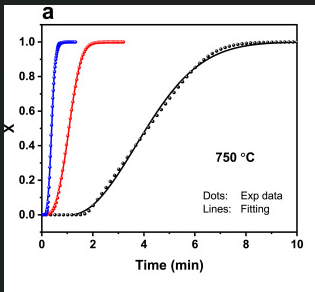
#> input picture images/test_graph.png, 315 x 292 px, found by its file name
$ python crop_knee.py
#> lines starting #> are read from the running program, lines starting #| are printed output that depends on the picture
import cv2, os, sys
sys.path.insert(0, os.path.abspath('.'))
import numpy as np

img = cv2.imread('images/test_graph.png')
#> img is the input picture: shape (292, 315, 3); mean B, G, R 236.6, 235.6, 236.7
# Let's crop the knee region of the black curve where it transitions from y=0 to rising:
# x from 40 to 120, y from 160 to 220
knee_crop = img[160:225, 40:120]
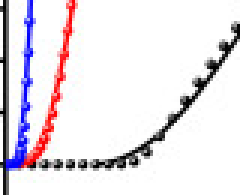
#> knee_crop: shape (65, 80, 3) (shown 3 times larger); mean B, G, R 232.6, 226.9, 232.8
cv2.imwrite('scratch/knee_crop.png', knee_crop)

# Let's also crop the entire black curve:
black_crop = img[35:225, 40:300]
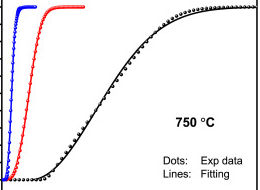
#> black_crop: shape (190, 260, 3); mean B, G, R 242.7, 240.7, 242.9
cv2.imwrite('scratch/black_crop.png', black_crop)
print("Crops saved.")
